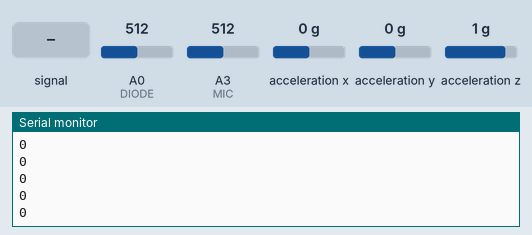
Simulated run of this sketch. Board: Arduino Uno, built with avr-gcc and run on an emulated ATmega328P. Parts: the last lines printed to the serial monitor. Wiring (inferred from the names in the program): ADXL345 accelerometer at I2C address 0x53. The inputs (shaded band) are chosen by the test bench; at power-on: acceleration x 0 g, A0 (DIODE) = 512, acceleration y 0 g, acceleration z 1 g, A3 (MIC) = 512.

Above: at 1.2 s.
1.3 s: A3 (MIC) fed a 200 Hz sine of ±81 counts around its level
At 1.36 s:
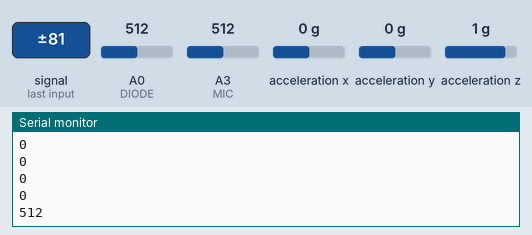
2.8 s: acceleration x set to -1.4 g
At 2.81 s:
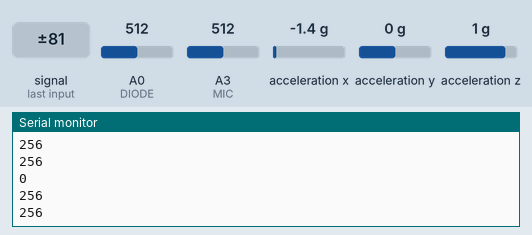
4.3 s: A0 (DIODE) set to 306
At 4.3 s:
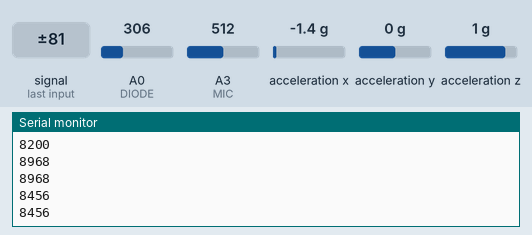
5.8 s: acceleration y set to -1.4 g
At 5.8 s:
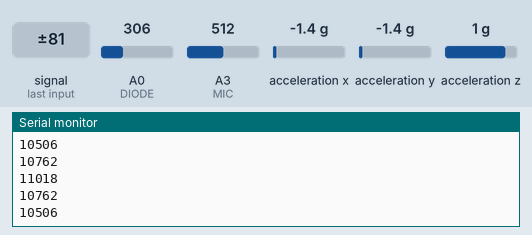
7.3 s: acceleration z set to -1.4 g
At 7.31 s:
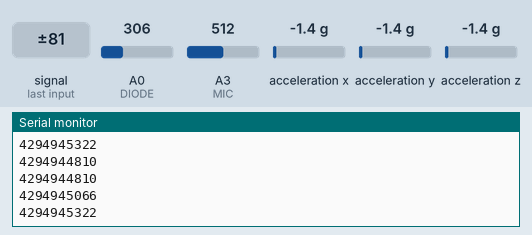
8.8 s: A0 (DIODE) set to 716
At 8.81 s:
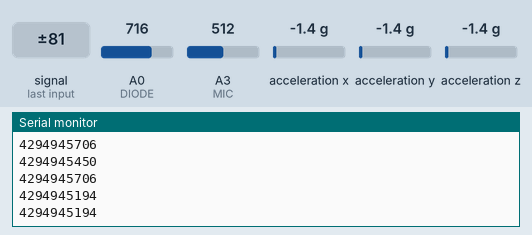
Timing chart, 0 to 11.3 s (numbered marks = the images above; inputs shaded):
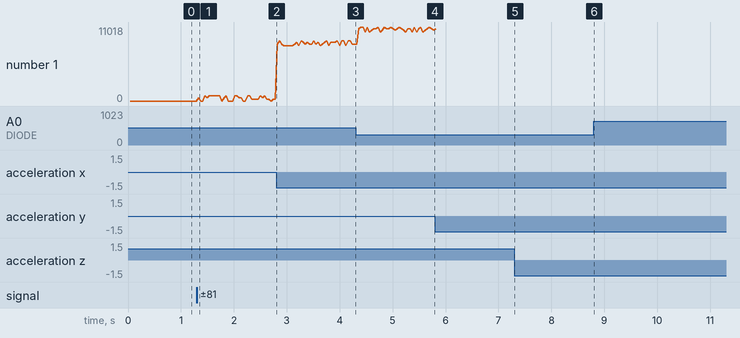

Measured:
- after the input at 1.3 s, the serial monitor: prints a new line at once (image 1)
- plotted number 1: 0 → 256 after the input at 1.3 s, 256 → 8456 after the input at 2.8 s, 8456 → 10506 after the input at 4.3 s

The sketch:

RNGduino.ino
```cpp
/*
 *  ECE 547 Project
 *  A. Sahay, J. Folliard, S. Rao, S. Shah
 *  RNG using Arduino devboard
 */

#include <Wire.h>

// hardware defines
#define ADXL375 0x53
#define DIODE A0
#define MIC   A3

// variables
uint8_t   x, y, z;        // x, y, and z axes for accelerometer

uint8_t   rand_bits = 0;  // temp variable, random bits
uint32_t  rand_num = 0;  // temp seed for PRNG

uint8_t   counter = 0;    // counter for superloop

void setup() {
  Serial.begin(115200);

  // set SCL to 400KHz and begin I2C
  Wire.setClock(400000);
  Wire.begin();

  // communicate to set up ADXL375
  Wire.beginTransmission(ADXL375);
  Wire.write(0x2C); // write to BW_RATE register
  Wire.write(0x0F); // set bits D3:D0 to 1101 for 800 Hz
  Wire.endTransmission();

  Wire.beginTransmission(ADXL375);
  Wire.write(0x2D); // write to POWER_CTL register
  Wire.write(0x08); // set bit D3 high for measurement
  Wire.endTransmission();

  Wire.beginTransmission(ADXL375);
  Wire.write(0x31); // write to DATA_FORMAT register
  Wire.write(0x0B); // set bits D4:D0 to 01011 for format
  Wire.endTransmission();

  // set DIODE as input
  pinMode(DIODE, INPUT);
  pinMode(MIC, INPUT);
  // minor delay for ensuring setup
  delay(10);
}

void loop() {
  for(uint8_t i = 0; i < 16; i++) {
    // communicate to get data from ADXL375
    Wire.beginTransmission(ADXL375);
    Wire.write(0x32);
    Wire.endTransmission(false);

    // read 6 byte over I2C, convert to normal values
    Wire.requestFrom(ADXL375, 6, true);
    x = (int16_t)( Wire.read()| Wire.read() << 8);
    y = (int16_t)( Wire.read()| Wire.read() << 8);
    z = (int16_t)( Wire.read()| Wire.read() << 8);

    // extract last 2 bits from a random sample
    if(i % 5 == 0) rand_bits = (analogRead(DIODE) & (1 << 1 | 1 << 0));
    else if(i % 5 == 1) rand_bits = (x & (1 << 1 | 1 << 0));
    else if(i % 5 == 2) rand_bits = (y & (1 << 1 | 1 << 0));
    else if(i % 5 == 3) rand_bits = (z & (1 << 1 | 1 << 0));
    else if(i % 5 == 4)rand_bits = (analogRead(MIC) & (1 << 1 | 1 << 0));

    // shift bits into random number
    rand_num = rand_num | (rand_bits << 2*i);

    delay(1);
  }

  // print number to UART
  Serial.println(rand_num);
  delay(8);

  rand_num = 0;
}
```
